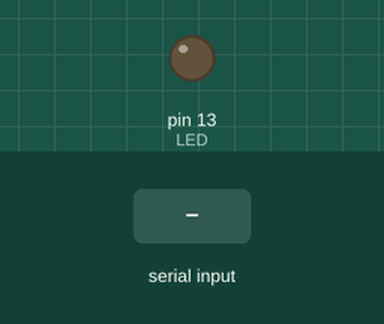
Simulated run of this sketch. Board: Arduino Uno, built with avr-gcc and run on an emulated ATmega328P. Parts: output pins drawn as LEDs (lit = HIGH). The test bench sets the inputs (shaded band).

Above: at 1.2 s.
1.3 s: "t" received over Serial
At 1.8 s:
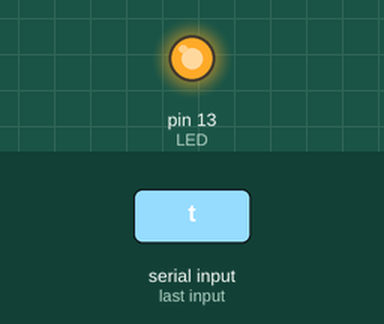
Timing chart, 0 to 4.3 s (numbered marks = the images above; inputs shaded):
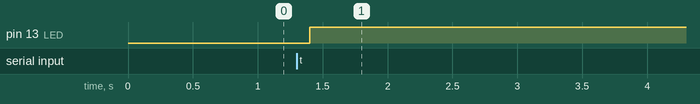

Measured:
- after the input at 1.3 s, pin 13 (LED): LOW → HIGH after 0.10 s

The sketch:

exercise_3_toggle.ino
```cpp
/*
  HES Workshop Series by HackerSchool - Arduino
  Exercise 3 - LED Toggle with Serial Read
  Toggles the state of an LED when 't' is sent via Serial
*/

#define LED 13

// Boolean variables can only be either 0 or 1. They are natively supported
bool led_state = false;

void setup(){

  Serial.begin(9600);
  pinMode(LED, OUTPUT);
}

void loop(){

  if (Serial.read() == 't'){
     // Toggle the LED state
     led_state = ! led_state;
     digitalWrite(LED, led_state);
   }
   delay(100); // The delay is optional but useful
 }
```
